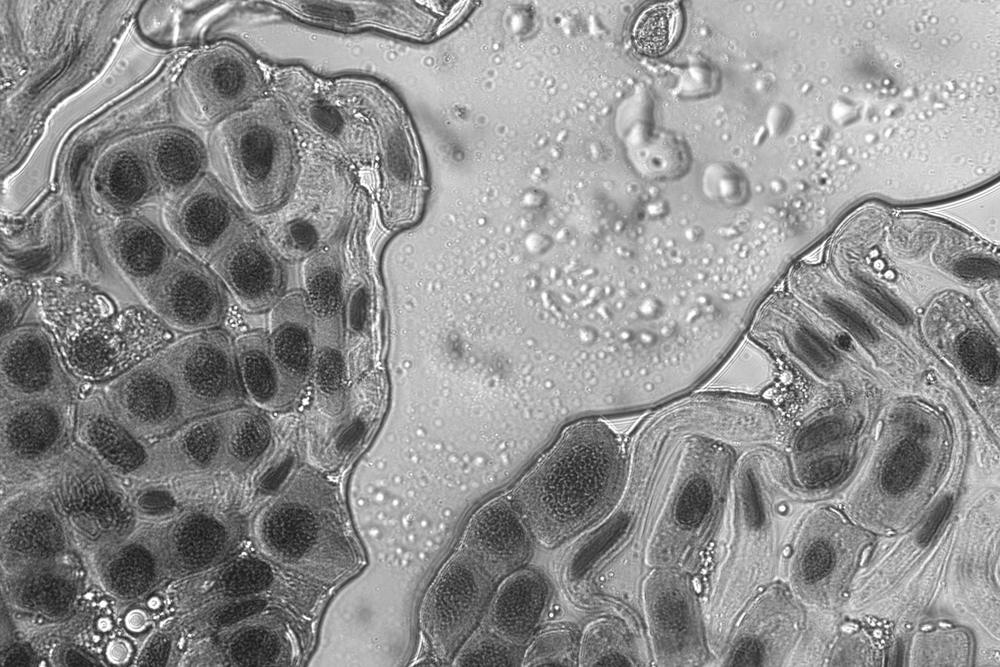
#> input picture Datasets/raw_dataset/input/331.png, 1000 x 667 px, shrunk from 3072 x 2048 before the run
$ python -i augment_crops.py   (imports and definitions only)
#> lines starting #> are read from the running program, lines starting #| are printed output that depends on the picture
#> further down, picture is the input picture: shape (667, 1000, 3); min 24, max 255, mean 143.8
"""
Augments mitosis crops in-place (train split only).

Usage:
    uv run python scripts/utils/augment_crops.py
    uv run python scripts/utils/augment_crops.py --config path/to/config.yaml --ratio 1.0

Requires: opencv-python-headless (already in deps), scipy (add to dev deps if missing).
"""

import argparse
import random
from pathlib import Path

import cv2
import numpy as np
from PIL import Image, ImageEnhance, ImageOps
from scipy.ndimage import gaussian_filter, map_coordinates

from allium_cepa_classifier.config.training_config import TrainingConfig

IMG_EXTS = {".png", ".jpg", ".jpeg"}


def add_noise(image: Image.Image) -> Image.Image:
    arr = np.array(image)
    noise = np.random.normal(10, 25, arr.shape).astype(np.int32)
    return Image.fromarray(np.clip(arr + noise, 0, 255).astype(np.uint8))


def elastic_transform(image: Image.Image) -> Image.Image:
    arr = np.array(image)
    alpha = arr.shape[1] * 2
#> alpha = 2000
    sigma = arr.shape[1] * 0.08
#> sigma = 80
    alpha_affine = arr.shape[1] * 0.08
#> alpha_affine = 80
    shape = arr.shape
#> shape = (667, 1000, 3)
    rng = np.random.RandomState(None)

    center = np.float32(shape[:2]) // 2
#> center = [333, 500]
    sq = min(shape[:2]) // 3
#> sq = 222
    pts1 = np.float32([center + sq, [center[0] + sq, center[1] - sq], center - sq])
#> pts1 = [[555, 722], [555, 278], [111, 278]]
    pts2 = pts1 + rng.uniform(-alpha_affine, alpha_affine, pts1.shape).astype(np.float32)
    M = cv2.getAffineTransform(pts1, pts2)
    arr = cv2.warpAffine(arr, M, shape[:2][::-1], borderMode=cv2.BORDER_REFLECT_101)
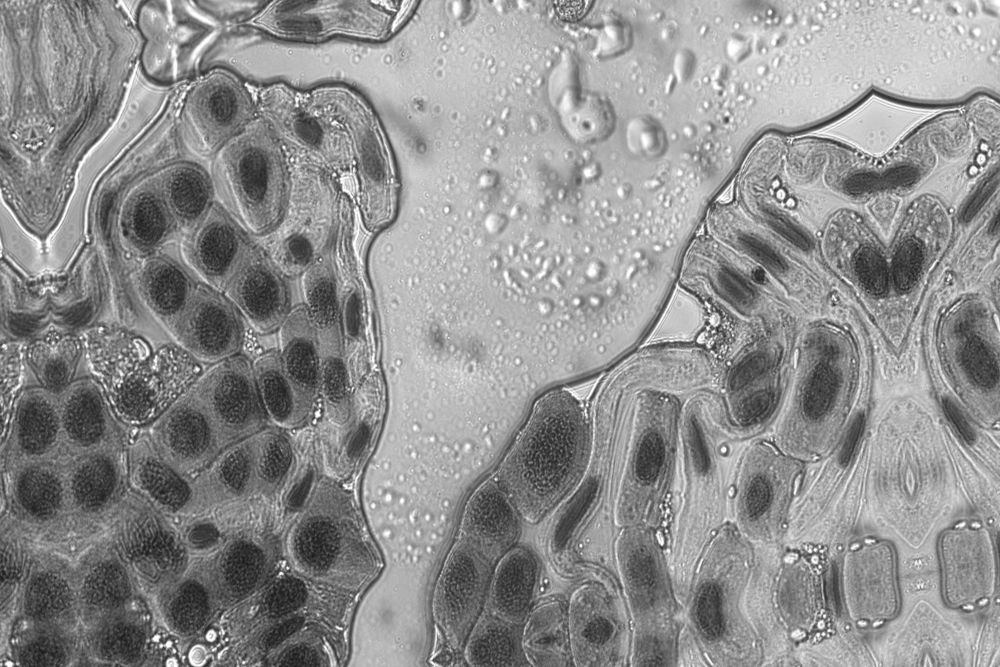
#> arr: shape (667, 1000, 3); min 27, max 255, mean 142.9

    dx = gaussian_filter((rng.rand(*shape) * 2 - 1), sigma) * alpha
    dy = gaussian_filter((rng.rand(*shape) * 2 - 1), sigma) * alpha
    x, y, z = np.meshgrid(np.arange(shape[1]), np.arange(shape[0]), np.arange(shape[2]))
    indices = (
        np.reshape(y + dy, (-1, 1)),
        np.reshape(x + dx, (-1, 1)),
        np.reshape(z, (-1, 1)),
    )
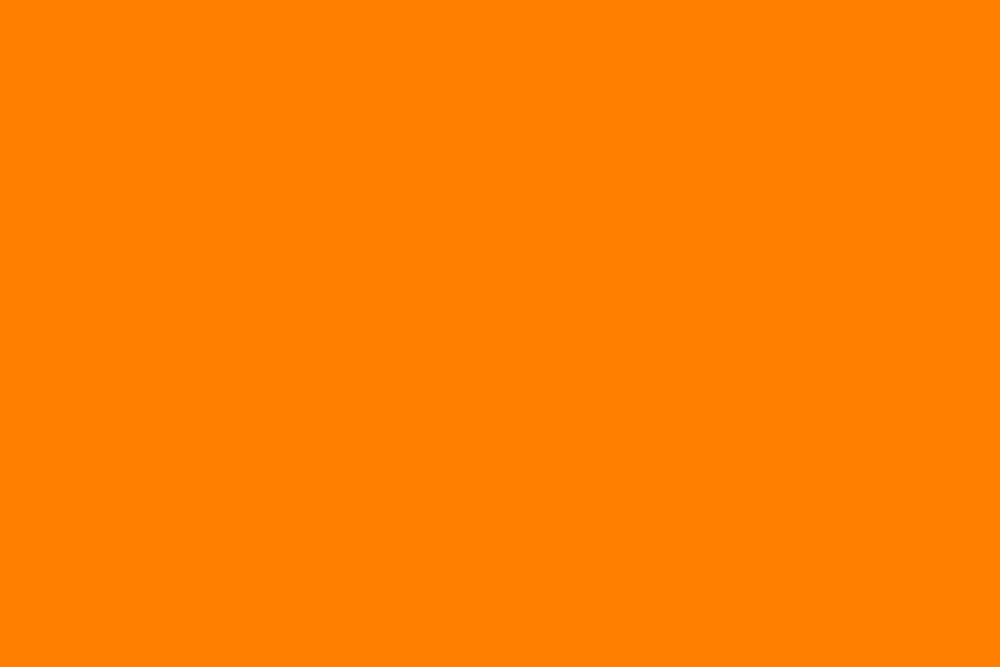
#> z: shape (667, 1000, 3) int64; mean of channels 0, 1, 2 0, 1, 2; drawn with min black and max white
    return Image.fromarray(
        map_coordinates(arr, indices, order=1, mode="reflect").reshape(shape).astype(np.uint8)
    )
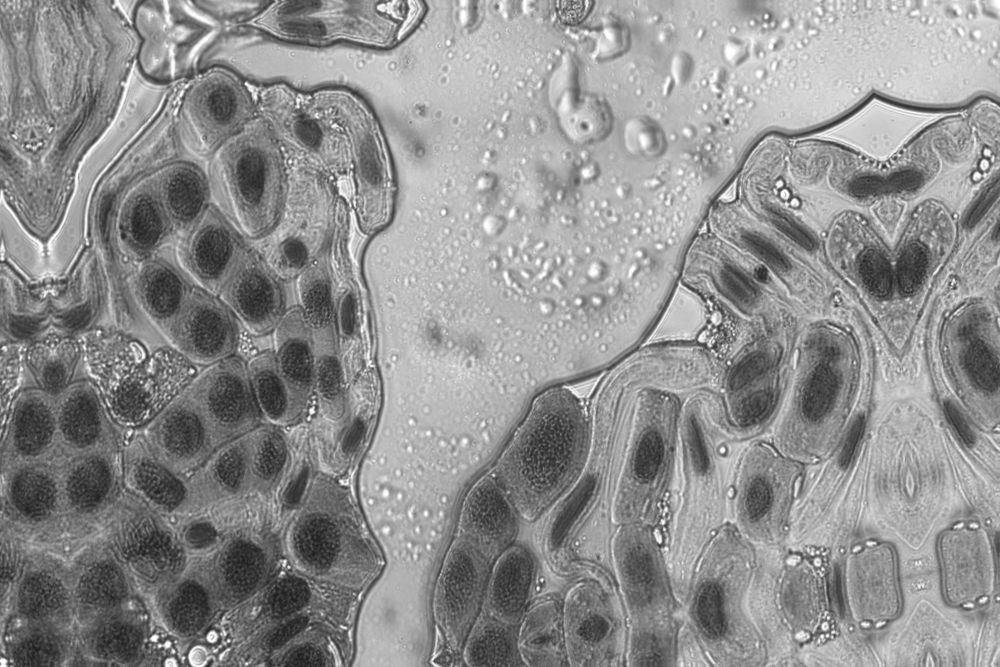
#> returned value: PIL image 1000x667 RGB; mean R, G, B 143, 143, 143


def augment(image: Image.Image) -> Image.Image:
    img = ImageOps.mirror(image)
    img = ImageOps.flip(img)
    img = ImageEnhance.Brightness(img).enhance(random.uniform(0.5, 1.5))
    img = ImageEnhance.Contrast(img).enhance(random.uniform(0.5, 1.5))
    img = ImageEnhance.Color(img).enhance(random.uniform(0.5, 1.5))
    if random.random() < 0.5:
        img = add_noise(img)
    return elastic_transform(img)


def augment_dir(src_dir: Path, ratio: float) -> int:
    originals = [p for p in src_dir.iterdir() if p.suffix.lower() in IMG_EXTS]
    sample = random.sample(originals, int(len(originals) * ratio))
    for p in sample:
        aug = augment(Image.open(p))
        aug.save(src_dir / f"{p.stem}_aug{p.suffix}")
    return len(sample)


def main():
    parser = argparse.ArgumentParser(description="Augment mitosis crops in-place (train split).")
    parser.add_argument("--config", type=str, default=None)
    parser.add_argument(
        "--ratio",
        type=float,
        default=1.0,
        help="Fraction of originals to augment (default: 1.0)",
    )
    args = parser.parse_args()

    cfg = TrainingConfig.from_yaml(args.config, key="training") if args.config else TrainingConfig()
    src_dir = cfg.binary_classifier_crops_dir / "train" / "mitosis"

    if not src_dir.exists():
        raise FileNotFoundError(f"Source dir not found: {src_dir}")

    print(f"Augmenting: {src_dir}")
    n = augment_dir(src_dir, args.ratio)
    print(f"Generated {n} augmented images.")


# [2 lines not run here, left out]

>>> import cv2
>>> picture = cv2.imread('../../Datasets/raw_dataset/input/331.png')
>>> result = elastic_transform(picture)

$ run again, on Datasets/raw_dataset/input/333.png
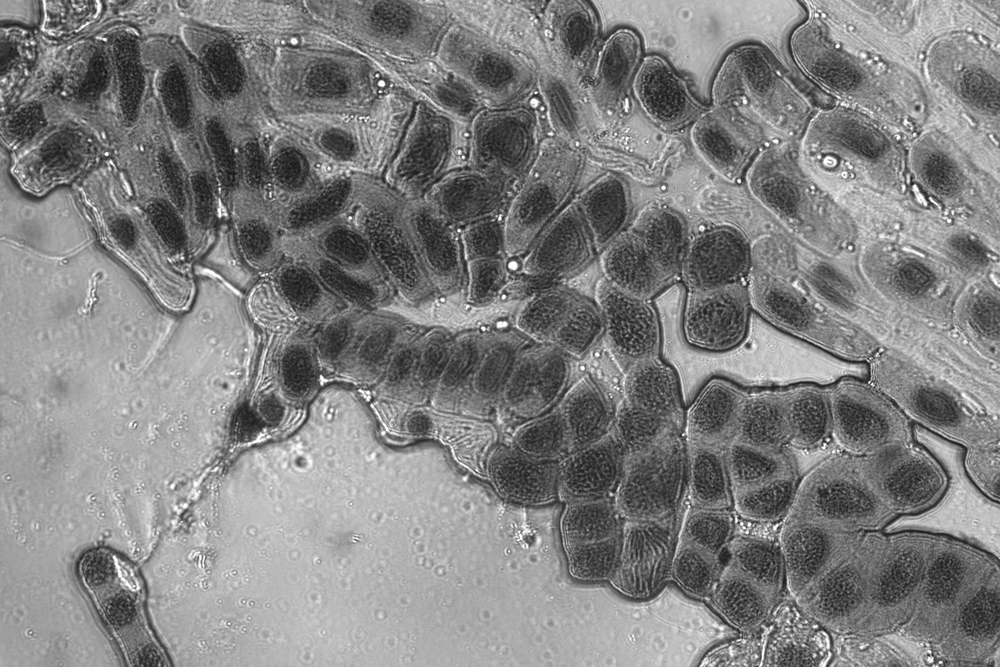
#> input picture Datasets/raw_dataset/input/333.png, 1000 x 667 px, shrunk from 3072 x 2048 before the run
#> picture is the input picture: shape (667, 1000, 3); min 19, max 255, mean 128.8
#> in elastic_transform, `arr = cv2.warpAffine(arr, M, shape[:2][::-1], borderMode=cv2.BORDER_RE..`:
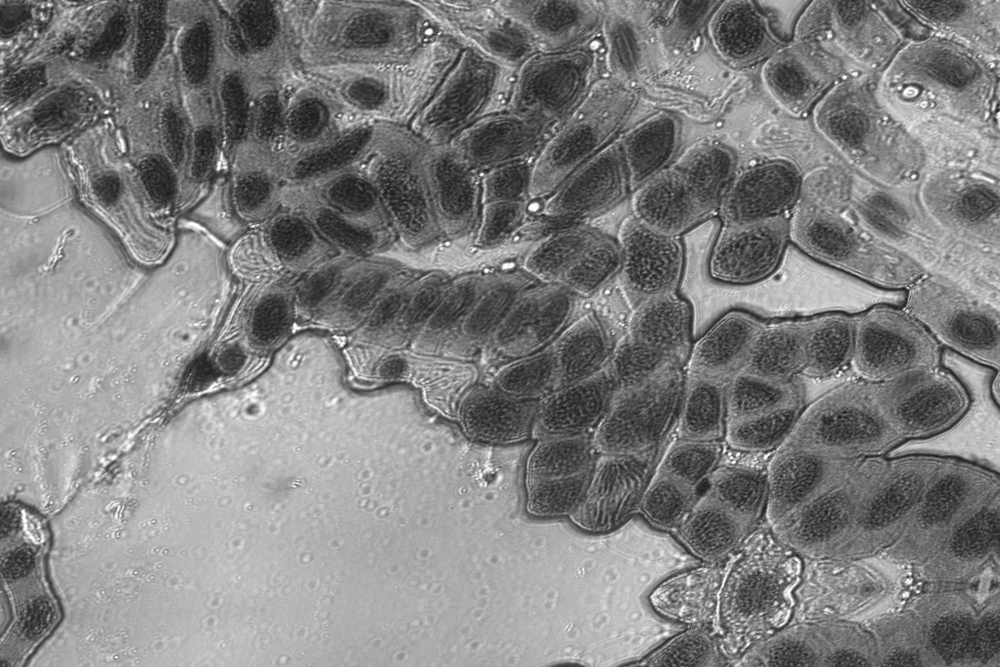
#> arr: shape (667, 1000, 3); min 21, max 255, mean 127.4
#> in elastic_transform, `return Image.fromarray( map_coordinates(arr, indices, order=1, mode="r..`:
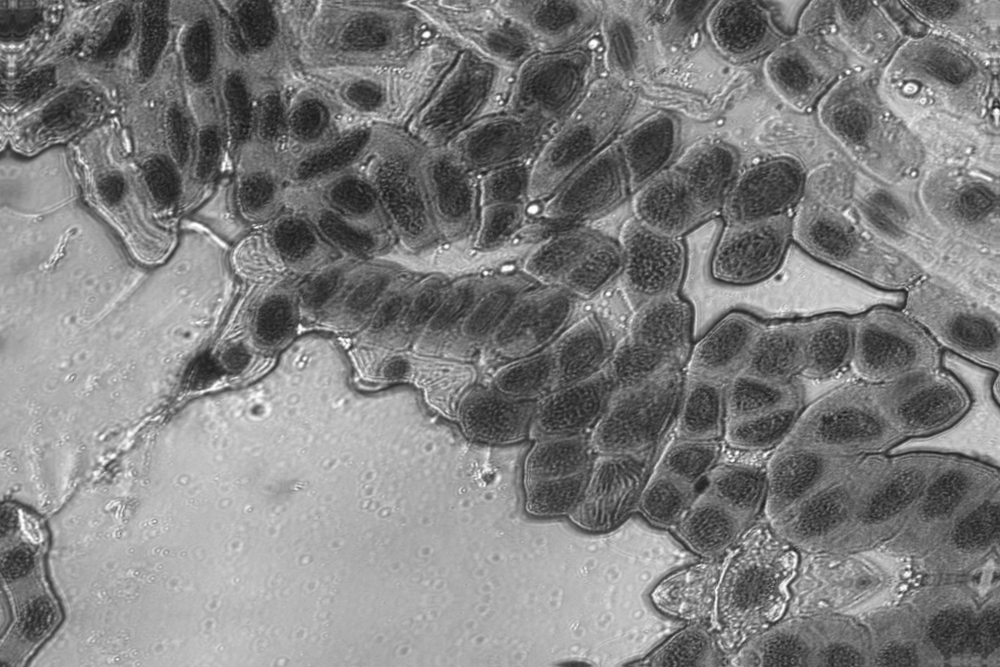
#> returned value: PIL image 1000x667 RGB; mean R, G, B 127.5, 127.5, 127.5

$ run again, on Datasets/raw_dataset/input/334.png
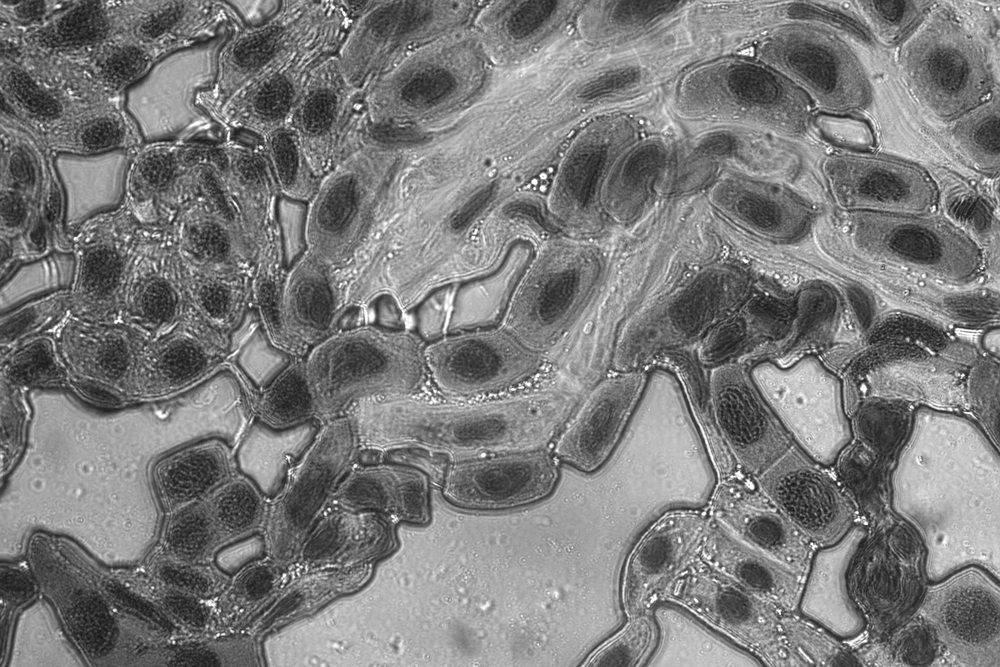
#> input picture Datasets/raw_dataset/input/334.png, 1000 x 667 px, shrunk from 3072 x 2048 before the run
#> picture is the input picture: shape (667, 1000, 3); min 20, max 255, mean 123.2
#> in elastic_transform, `arr = cv2.warpAffine(arr, M, shape[:2][::-1], borderMode=cv2.BORDER_RE..`:
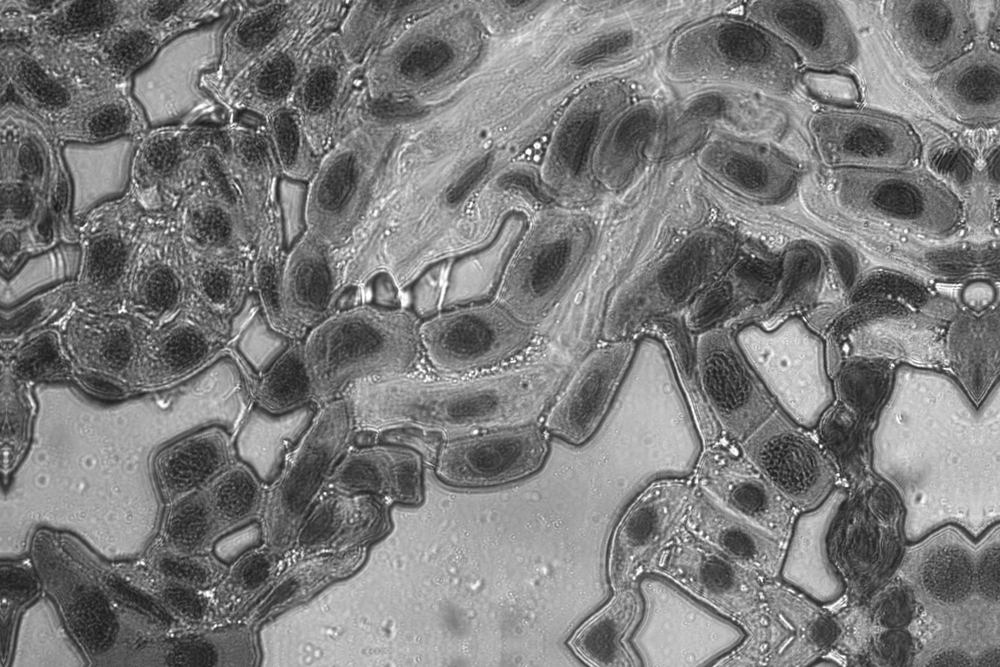
#> arr: shape (667, 1000, 3); min 22, max 255, mean 123.7
#> in elastic_transform, `return Image.fromarray( map_coordinates(arr, indices, order=1, mode="r..`:
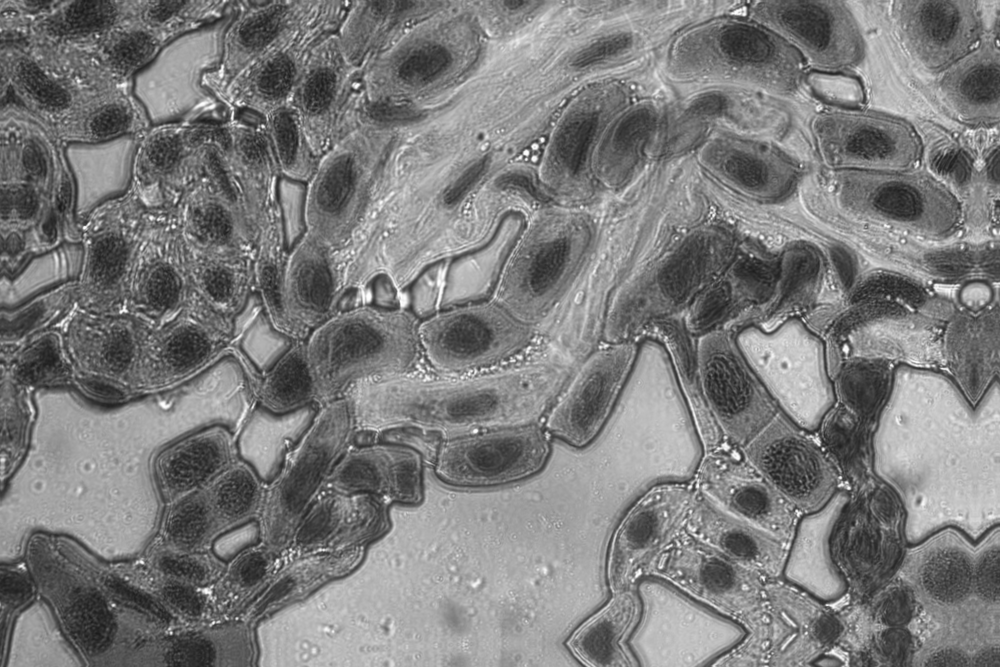
#> returned value: PIL image 1000x667 RGB; mean R, G, B 123.7, 123.7, 123.7

$ run again, on Datasets/raw_dataset/input/335.png
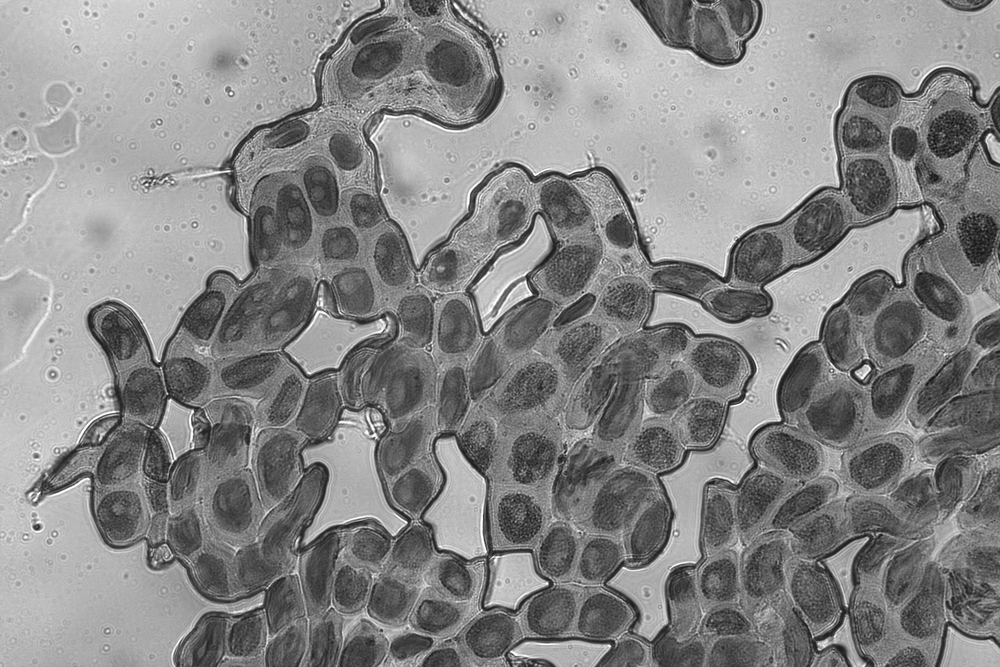
#> input picture Datasets/raw_dataset/input/335.png, 1000 x 667 px, shrunk from 3072 x 2048 before the run
#> picture is the input picture: shape (667, 1000, 3); min 17, max 255, mean 134.4
#> in elastic_transform, `arr = cv2.warpAffine(arr, M, shape[:2][::-1], borderMode=cv2.BORDER_RE..`:
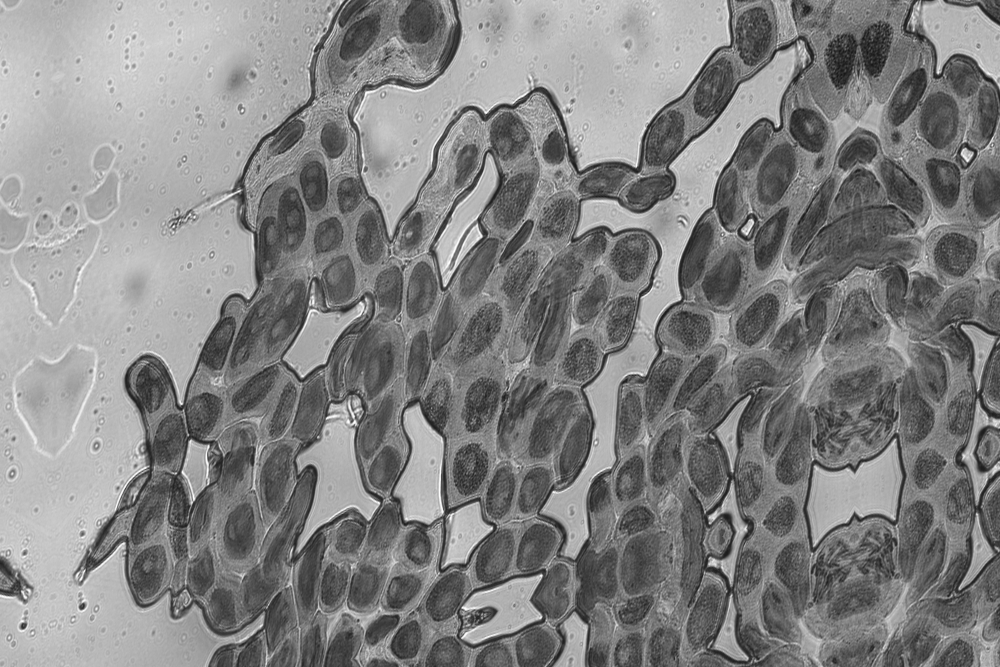
#> arr: shape (667, 1000, 3); min 21, max 255, mean 130.9
#> in elastic_transform, `return Image.fromarray( map_coordinates(arr, indices, order=1, mode="r..`:
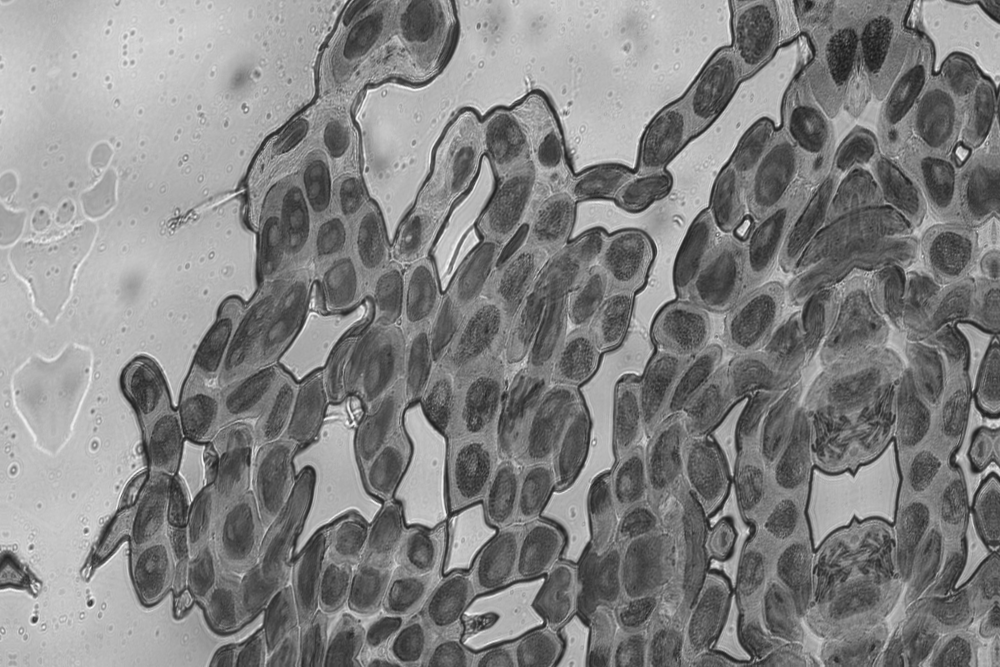
#> returned value: PIL image 1000x667 RGB; mean R, G, B 131, 131, 131
